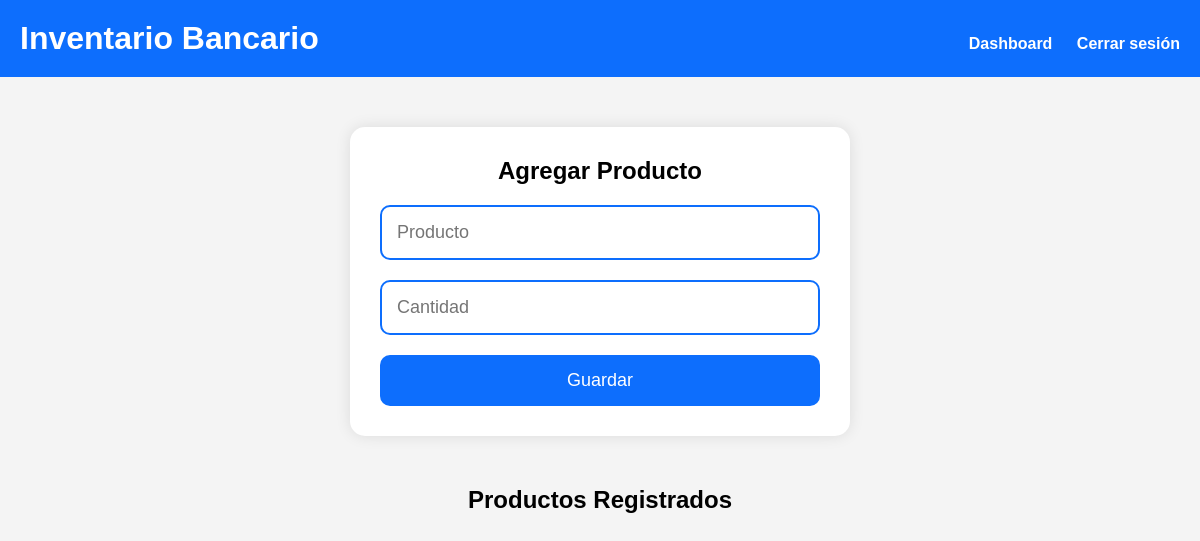
The app's page /inventario, older data.
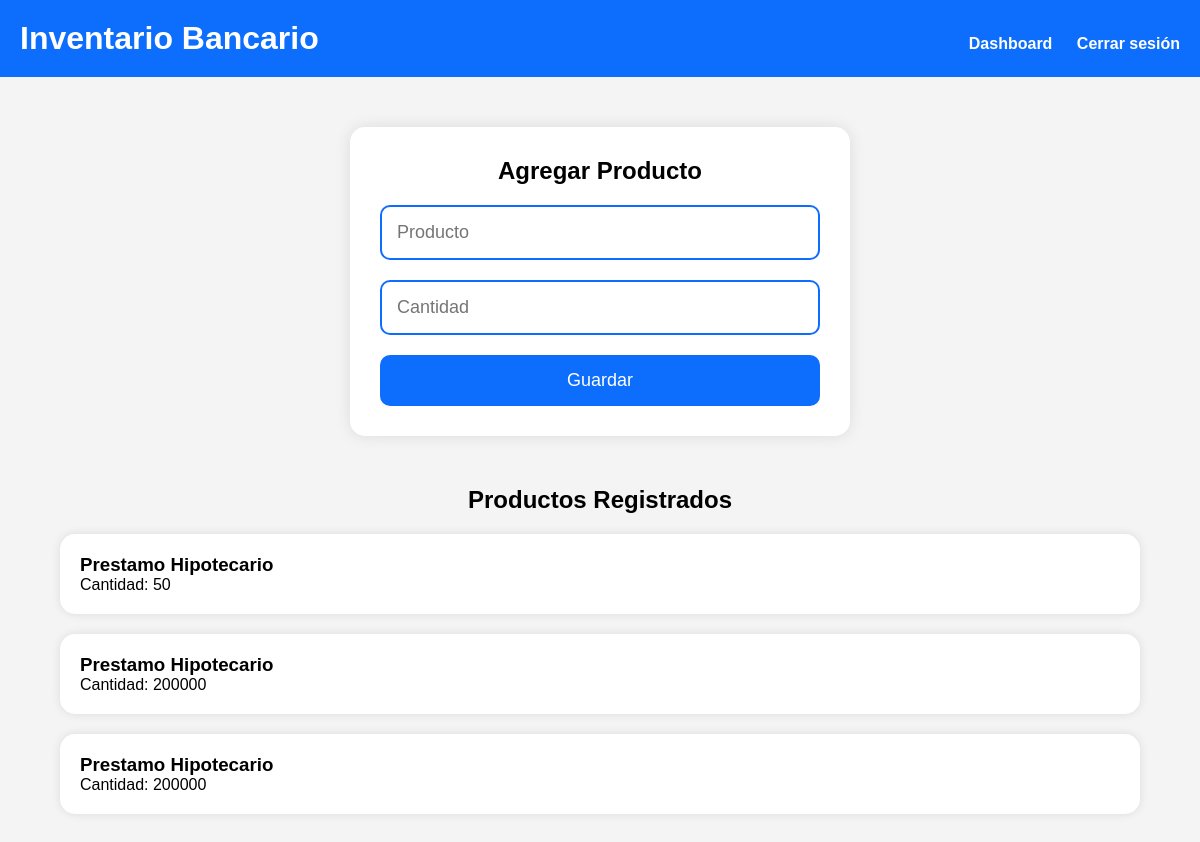
The same page, newer data.
### tables this page shows
CREATE TABLE inventario(
            id INTEGER PRIMARY KEY AUTOINCREMENT,
            producto TEXT NOT NULL,
            cantidad INTEGER NOT NULL
        );

### web_app.py (the view)
@app.route('/inventario')
def inventario():
    conexion = sqlite3.connect('database.db')
    cursor = conexion.cursor()
    cursor.execute(
        "SELECT * FROM inventario"
    )
    productos = cursor.fetchall()
    conexion.close()
    return render_template(
        'inventario.html',
        productos=productos
    )

### templates/inventario.html (shortened to what this page needs)
<!DOCTYPE html>
<html lang="es">
<head>
    <link rel="stylesheet"
    href="{{ url_for('static', filename='style.css') }}">
</head>
<body>
<header>
    <h1>Inventario Bancario</h1>
    <nav>
        <a href="/dashboard">
            Dashboard
        </a>
        <a href="/logout">
            Cerrar sesión
        </a>
    </nav>
</header>
<section class="form-section">
    <h2>
        Agregar Producto
    </h2>
    <form action="/agregar_producto" method="POST">
        <input
        type="text"
        name="producto"
        placeholder="Producto"
        required>
        <input
type="number"
name="cantidad"
placeholder="Cantidad"
min="1"
required>
        <button type="submit">
            Guardar
        </button>
    </form>
</section>
<section class="usuarios">
    <h2>
        Productos Registrados
    </h2>
    {% for producto in productos %}
        <div class="usuario-card">
            <h3>
                {{ producto[1] }}
            </h3>
            <p>
                Cantidad:
                {{ producto[2] }}
            </p>
        </div>
    {% endfor %}
</section>
</body>
</html>

### static/style.css (style rules this page uses)
* { margin:0; padding:0; box-sizing:border-box; font-family:Arial; }
body { background:#f4f4f4; }
header { background:#0d6efd; color:white; padding:20px; display:flex; justify-content:space-between; align-items:center; flex-wrap:wrap; }
header h1 { font-size:32px; }
nav { margin-top:10px; }
nav a { color:white; text-decoration:none; margin-left:20px; font-weight:bold; transition:0.3s; }
button { background:#0d6efd; color:white; border:none; padding:15px 30px; border-radius:10px; font-size:18px; cursor:pointer; transition:0.3s; }
.form-section { width:90%; max-width:500px; margin:auto; background:white; padding:30px; border-radius:15px; box-shadow:0 0 15px rgba(0,0,0,0.1); margin-top:50px; }
.form-section h2 { margin-bottom:20px; text-align:center; }
form { display:flex; flex-direction:column; position:relative; z-index:999; }
input { width:100%; padding:15px; margin-bottom:20px; border:2px solid #0d6efd; border-radius:10px; font-size:18px; background:white; color:black; outline:none; display:block; }
.usuarios { width:90%; margin:auto; margin-top:50px; padding-bottom:50px; }
.usuarios h2 { margin-bottom:20px; text-align:center; }
.usuario-card { background:white; padding:20px; margin-bottom:20px; border-radius:15px; box-shadow:0 0 10px rgba(0,0,0,0.1); }

Row changes from the older to the newer data that the page shows:
added inventario: producto "Prestamo Hipotecario", cantidad "50"
added inventario: producto "Prestamo Hipotecario", cantidad "200000"
added inventario: producto "Prestamo Hipotecario", cantidad "200000"
